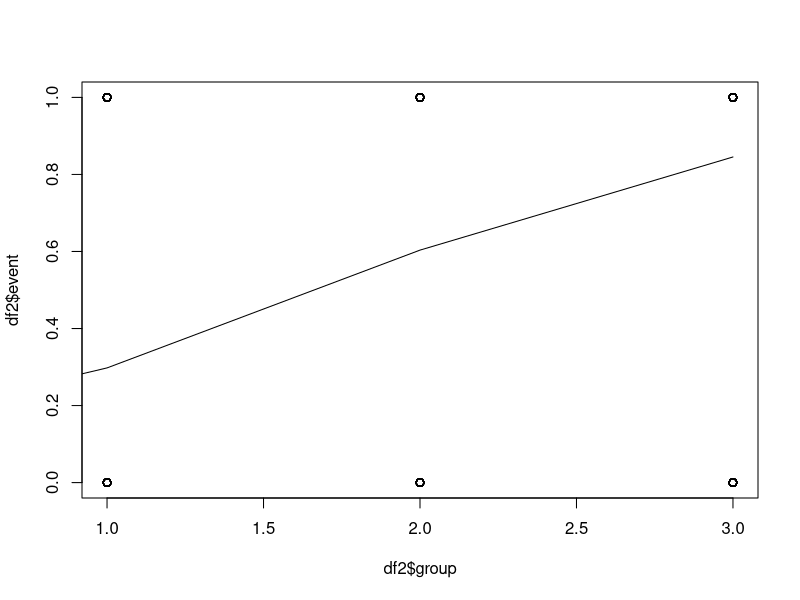

This figure's R source:
#binomial simulation 

x <- rbinom(n=10000, size=1, prob=.3)
table(x)

y <- rbinom(n=10000, size=1, prob=.6)
table(y)

z <- rbinom(n=10000, size=1, prob=.85)


df<- data.frame(event=c(x,y), group=c(rep("one", 10000), rep("two", 10000)))
summary(glm(event~group, family=binomial, data=df))


df1<- data.frame(event=c(x,y,z), group=c(rep("one", 10000), rep("two", 10000), rep("three", 10000)))
summary(glm(event~group, family=binomial, data=df1))


df2<- data.frame(event=c(x,y,z), group=c(rep(1, 10000), rep(2, 10000), rep(3, 10000)))
M2 <- glm(event~group, family=binomial, data=df2)
summary(glm(event~group, family=binomial, data=df2))


#Plot the sigmoid
MyData <- data.frame(group = seq(from = 0, to = 3,by = 1))
Pred <- predict(M2, newdata = MyData, type = "response")
plot(y = df2$event, x= df2$group)
lines(MyData$group, Pred)
